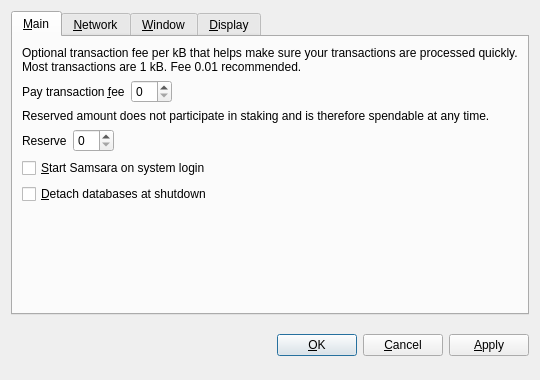
<?xml version="1.0" encoding="UTF-8"?>
<ui version="4.0">
 <class>OptionsDialog</class>
 <widget class="QDialog" name="OptionsDialog">
  <property name="geometry">
   <rect>
    <x>0</x>
    <y>0</y>
    <width>540</width>
    <height>380</height>
   </rect>
  </property>
  <property name="windowTitle">
   <string>Options</string>
  </property>
  <property name="modal">
   <bool>true</bool>
  </property>
  <layout class="QVBoxLayout" name="verticalLayout">
   <item>
    <widget class="QTabWidget" name="tabWidget">
     <property name="tabPosition">
      <enum>QTabWidget::North</enum>
     </property>
     <property name="currentIndex">
      <number>0</number>
     </property>
     <widget class="QWidget" name="tabMain">
      <attribute name="title">
       <string>&amp;Main</string>
      </attribute>
      <layout class="QVBoxLayout" name="verticalLayout_Main">
       <item>
        <widget class="QLabel" name="transactionFeeInfoLabel">
         <property name="text">
          <string>Optional transaction fee per kB that helps make sure your transactions are processed quickly. Most transactions are 1 kB. Fee 0.01 recommended.</string>
         </property>
         <property name="textFormat">
          <enum>Qt::PlainText</enum>
         </property>
         <property name="wordWrap">
          <bool>true</bool>
         </property>
        </widget>
       </item>
       <item>
        <layout class="QHBoxLayout" name="horizontalLayoutFee">
         <item>
          <widget class="QLabel" name="transactionFeeLabel">
           <property name="text">
            <string>Pay transaction &amp;fee</string>
           </property>
           <property name="textFormat">
            <enum>Qt::PlainText</enum>
           </property>
           <property name="buddy">
            <cstring>transactionFee</cstring>
           </property>
          </widget>
         </item>
         <item>
          <widget class="BitcoinAmountField" name="transactionFee"/>
         </item>
         <item>
          <spacer name="horizontalSpacerFee">
           <property name="orientation">
            <enum>Qt::Horizontal</enum>
           </property>
           <property name="sizeHint" stdset="0">
            <size>
             <width>40</width>
             <height>20</height>
            </size>
           </property>
          </spacer>
         </item>
        </layout>
       </item>
       <item>
        <widget class="QLabel" name="reserveBalanceInfoLabel">
         <property name="text">
          <string>Reserved amount does not participate in staking and is therefore spendable at any time.</string>
         </property>
         <property name="textFormat">
          <enum>Qt::PlainText</enum>
         </property>
         <property name="wordWrap">
          <bool>true</bool>
         </property>
        </widget>
       </item>
       <item>
        <layout class="QHBoxLayout" name="horizontalLayoutReserveBalance">
         <item>
          <widget class="QLabel" name="reserveBalanceLabel">
           <property name="text">
            <string>Reserve</string>
           </property>
           <property name="textFormat">
            <enum>Qt::PlainText</enum>
           </property>
           <property name="buddy">
            <cstring>reserveBalance</cstring>
           </property>
          </widget>
         </item>
         <item>
          <widget class="BitcoinAmountField" name="reserveBalance"/>
         </item>
         <item>
          <spacer name="horizontalSpacerReserveBalance">
           <property name="orientation">
            <enum>Qt::Horizontal</enum>
           </property>
           <property name="sizeHint" stdset="0">
            <size>
             <width>40</width>
             <height>20</height>
            </size>
           </property>
          </spacer>
         </item>
        </layout>
       </item>
       <item>
        <widget class="QCheckBox" name="bitcoinAtStartup">
         <property name="toolTip">
          <string>Automatically start Samsara after logging in to the system.</string>
         </property>
         <property name="text">
          <string>&amp;Start Samsara on system login</string>
         </property>
        </widget>
       </item>
       <item>
        <widget class="QCheckBox" name="detachDatabases">
         <property name="toolTip">
          <string>Detach block and address databases at shutdown. This means they can be moved to another data directory, but it slows down shutdown. The wallet is always detached.</string>
         </property>
         <property name="text">
          <string>&amp;Detach databases at shutdown</string>
         </property>
        </widget>
       </item>
       <item>
        <spacer name="verticalSpacer_Main">
         <property name="orientation">
          <enum>Qt::Vertical</enum>
         </property>
         <property name="sizeHint" stdset="0">
          <size>
           <width>20</width>
           <height>40</height>
          </size>
         </property>
        </spacer>
       </item>
      </layout>
     </widget>
     <widget class="QWidget" name="tabNetwork">
      <attribute name="title">
       <string>&amp;Network</string>
      </attribute>
      <layout class="QVBoxLayout" name="verticalLayout_Network">
       <item>
        <widget class="QCheckBox" name="mapPortUpnp">
         <property name="toolTip">
          <string>Automatically open the Samsara client port on the router. This only works when your router supports UPnP and it is enabled.</string>
         </property>
         <property name="text">
          <string>Map port using &amp;UPnP</string>
         </property>
        </widget>
       </item>
       <item>
        <widget class="QCheckBox" name="connectSocks">
         <property name="toolTip">
          <string>Connect to the Samsara network through a SOCKS proxy (e.g. when connecting through Tor).</string>
         </property>
         <property name="text">
          <string>&amp;Connect through SOCKS proxy:</string>
         </property>
        </widget>
       </item>
       <item>
        <layout class="QHBoxLayout" name="horizontalLayout_Network">
         <item>
          <widget class="QLabel" name="proxyIpLabel">
           <property name="text">
            <string>Proxy &amp;IP:</string>
           </property>
           <property name="textFormat">
            <enum>Qt::PlainText</enum>
           </property>
           <property name="buddy">
            <cstring>proxyIp</cstring>
           </property>
          </widget>
         </item>
         <item>
          <widget class="QValidatedLineEdit" name="proxyIp">
           <property name="maximumSize">
            <size>
             <width>140</width>
             <height>16777215</height>
            </size>
           </property>
           <property name="toolTip">
            <string>IP address of the proxy (e.g. 127.0.0.1)</string>
           </property>
          </widget>
         </item>
         <item>
          <widget class="QLabel" name="proxyPortLabel">
           <property name="text">
            <string>&amp;Port:</string>
           </property>
           <property name="textFormat">
            <enum>Qt::PlainText</enum>
           </property>
           <property name="buddy">
            <cstring>proxyPort</cstring>
           </property>
          </widget>
         </item>
         <item>
          <widget class="QLineEdit" name="proxyPort">
           <property name="maximumSize">
            <size>
             <width>55</width>
             <height>16777215</height>
            </size>
           </property>
           <property name="toolTip">
            <string>Port of the proxy (e.g. 9050)</string>
           </property>
          </widget>
         </item>
         <item>
          <widget class="QLabel" name="socksVersionLabel">
           <property name="text">
            <string>SOCKS &amp;Version:</string>
           </property>
           <property name="textFormat">
            <enum>Qt::PlainText</enum>
           </property>
           <property name="buddy">
            <cstring>socksVersion</cstring>
           </property>
          </widget>
         </item>
         <item>
          <widget class="QValueComboBox" name="socksVersion">
           <property name="toolTip">
            <string>SOCKS version of the proxy (e.g. 5)</string>
           </property>
          </widget>
         </item>
         <item>
          <spacer name="horizontalSpacer_Network">
           <property name="orientation">
            <enum>Qt::Horizontal</enum>
           </property>
           <property name="sizeHint" stdset="0">
            <size>
             <width>40</width>
             <height>20</height>
            </size>
           </property>
          </spacer>
         </item>
        </layout>
       </item>
       <item>
        <spacer name="verticalSpacer_Network">
         <property name="orientation">
          <enum>Qt::Vertical</enum>
         </property>
         <property name="sizeHint" stdset="0">
          <size>
           <width>20</width>
           <height>40</height>
          </size>
         </property>
        </spacer>
       </item>
      </layout>
     </widget>
     <widget class="QWidget" name="tabWindow">
      <attribute name="title">
       <string>&amp;Window</string>
      </attribute>
      <layout class="QVBoxLayout" name="verticalLayout_Window">
       <item>
        <widget class="QCheckBox" name="minimizeToTray">
         <property name="toolTip">
          <string>Show only a tray icon after minimizing the window.</string>
         </property>
         <property name="text">
          <string>&amp;Minimize to the tray instead of the taskbar</string>
         </property>
        </widget>
       </item>
       <item>
        <widget class="QCheckBox" name="minimizeOnClose">
         <property name="toolTip">
          <string>Minimize instead of exit the application when the window is closed. When this option is enabled, the application will be closed only after selecting Quit in the menu.</string>
         </property>
         <property name="text">
          <string>M&amp;inimize on close</string>
         </property>
        </widget>
       </item>
       <item>
        <spacer name="verticalSpacer_Window">
         <property name="orientation">
          <enum>Qt::Vertical</enum>
         </property>
         <property name="sizeHint" stdset="0">
          <size>
           <width>20</width>
           <height>40</height>
          </size>
         </property>
        </spacer>
       </item>
      </layout>
     </widget>
     <widget class="QWidget" name="tabDisplay">
      <attribute name="title">
       <string>&amp;Display</string>
      </attribute>
      <layout class="QVBoxLayout" name="verticalLayout_Display">
       <item>
        <layout class="QHBoxLayout" name="horizontalLayout_1_Display">
         <item>
          <widget class="QLabel" name="langLabel">
           <property name="text">
            <string>User Interface &amp;language:</string>
           </property>
           <property name="textFormat">
            <enum>Qt::PlainText</enum>
           </property>
           <property name="buddy">
            <cstring>lang</cstring>
           </property>
          </widget>
         </item>
         <item>
          <widget class="QValueComboBox" name="lang">
           <property name="toolTip">
            <string>The user interface language can be set here. This setting will take effect after restarting Samsara.</string>
           </property>
          </widget>
         </item>
        </layout>
       </item>
       <item>
        <layout class="QHBoxLayout" name="horizontalLayout_2_Display">
         <item>
          <widget class="QLabel" name="unitLabel">
           <property name="text">
            <string>&amp;Unit to show amounts in:</string>
           </property>
           <property name="textFormat">
            <enum>Qt::PlainText</enum>
           </property>
           <property name="buddy">
            <cstring>unit</cstring>
           </property>
          </widget>
         </item>
         <item>
          <widget class="QValueComboBox" name="unit">
           <property name="toolTip">
            <string>Choose the default subdivision unit to show in the interface and when sending coins.</string>
           </property>
          </widget>
         </item>
        </layout>
       </item>
       <item>
        <widget class="QCheckBox" name="displayAddresses">
         <property name="toolTip">
          <string>Whether to show Samsara addresses in the transaction list or not.</string>
         </property>
         <property name="text">
          <string>&amp;Display addresses in transaction list</string>
         </property>
        </widget>
       </item>
       <item>
        <widget class="QCheckBox" name="coinControlFeatures">
         <property name="toolTip">
          <string>Whether to show coin control features or not.</string>
         </property>
         <property name="text">
          <string>Display coin &amp;control features (experts only!)</string>
         </property>
        </widget>
       </item>
       <item>
        <spacer name="verticalSpacer_Display">
         <property name="orientation">
          <enum>Qt::Vertical</enum>
         </property>
         <property name="sizeHint" stdset="0">
          <size>
           <width>20</width>
           <height>40</height>
          </size>
         </property>
        </spacer>
       </item>
      </layout>
     </widget>
    </widget>
   </item>
   <item>
    <layout class="QHBoxLayout" name="horizontalLayout_Buttons">
     <item>
      <spacer name="horizontalSpacer_1">
       <property name="orientation">
        <enum>Qt::Horizontal</enum>
       </property>
       <property name="sizeHint" stdset="0">
        <size>
         <width>40</width>
         <height>48</height>
        </size>
       </property>
      </spacer>
     </item>
     <item>
      <widget class="QLabel" name="statusLabel">
       <property name="font">
        <font>
         <weight>50</weight>
         <bold>false</bold>
        </font>
       </property>
       <property name="text">
        <string/>
       </property>
       <property name="textFormat">
        <enum>Qt::PlainText</enum>
       </property>
       <property name="wordWrap">
        <bool>true</bool>
       </property>
      </widget>
     </item>
     <item>
      <spacer name="horizontalSpacer_2">
       <property name="orientation">
        <enum>Qt::Horizontal</enum>
       </property>
       <property name="sizeHint" stdset="0">
        <size>
         <width>40</width>
         <height>48</height>
        </size>
       </property>
      </spacer>
     </item>
     <item>
      <widget class="QPushButton" name="okButton">
       <property name="text">
        <string>&amp;OK</string>
       </property>
      </widget>
     </item>
     <item>
      <widget class="QPushButton" name="cancelButton">
       <property name="text">
        <string>&amp;Cancel</string>
       </property>
       <property name="autoDefault">
        <bool>false</bool>
       </property>
      </widget>
     </item>
     <item>
      <widget class="QPushButton" name="applyButton">
       <property name="text">
        <string>&amp;Apply</string>
       </property>
       <property name="autoDefault">
        <bool>false</bool>
       </property>
      </widget>
     </item>
    </layout>
   </item>
  </layout>
 </widget>
 <customwidgets>
  <customwidget>
   <class>BitcoinAmountField</class>
   <extends>QSpinBox</extends>
   <header>bitcoinamountfield.h</header>
   <container>1</container>
  </customwidget>
  <customwidget>
   <class>QValueComboBox</class>
   <extends>QComboBox</extends>
   <header>qvaluecombobox.h</header>
  </customwidget>
  <customwidget>
   <class>QValidatedLineEdit</class>
   <extends>QLineEdit</extends>
   <header>qvalidatedlineedit.h</header>
  </customwidget>
 </customwidgets>
 <resources/>
 <connections/>
</ui>
